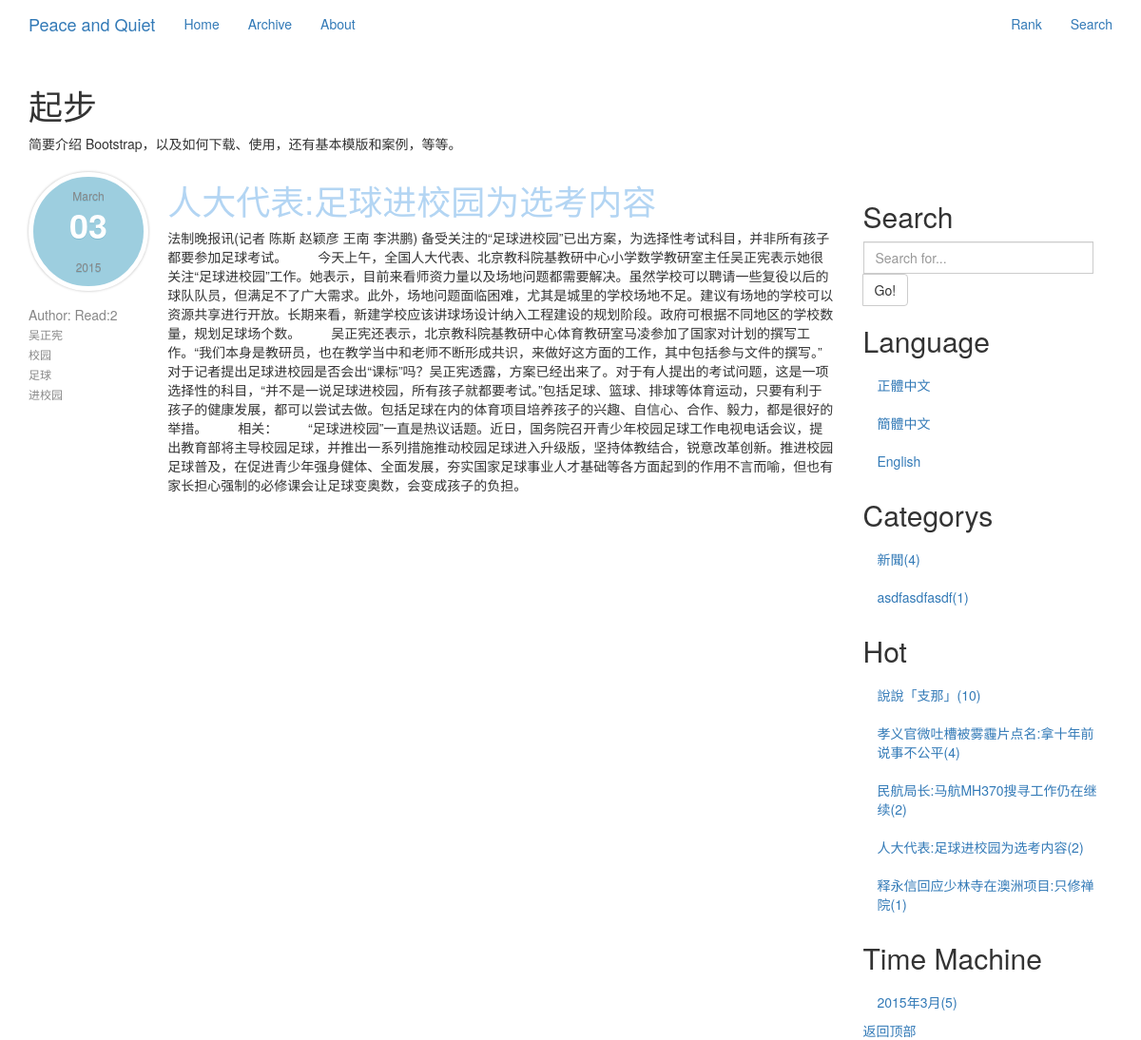
/archive/cb2b1a50e1/, run on the app's committed database.
### Blog/models.py (models this page shows, shortened)
class Blog(models.Model):
    title = models.CharField("標題", max_length=150, unique=True, null=False, blank=False)
    createTime = models.DateTimeField("創建時間", auto_now_add=True, auto_now=False)
    updateTime = models.DateTimeField("修改時間", auto_now_add=False, auto_now=True)
    body = models.TextField("內容")
    accessCount = models.IntegerField("瀏覽量", default=1, editable=False)
    category = models.ForeignKey('Category', verbose_name="分類集合", related_name='category')
    shortUrl = models.CharField("短URL", max_length=150, unique=True, null=False, blank=False, editable=False)
    tags = models.ManyToManyField('Tag', verbose_name="標籤集合", null=True, editable=False)
    tags.help_text = '標籤集合'

class Tag(models.Model):
    title = models.CharField('標籤', max_length=30, unique=True)
    shortUrl = models.CharField('短Url', max_length=150, unique=True, null=False, blank=False, editable=False)
    class Meta:
        ordering = ('title',)

class Category(models.Model):
    title = models.CharField('分類', max_length=30, unique=True)
    shortUrl = models.CharField("短URL", max_length=150, unique=True, null=False, blank=False, editable=False)
    class Meta:
        ordering = ('title',)

### Blog/views.py (the view)
# urls.py: url(r'^archive/(?P<shortUrl>\w+)/', 'Blog.views.archive', name='archive'),
def archive(request, shortUrl):
    post = get_object_or_404(Blog, shortUrl=shortUrl)
    post.accessCount += 1
    post.save()
    categorys = getCategorysAndNumber()
    hotPassages = Blog.objects.order_by('-accessCount')[:10]
    timeMachines = getTimeMachines()
    return render(request, 'archive.html',
                  {'post': post, 'categorys': categorys, 'hotPassages': hotPassages, 'timeMachines': timeMachines})

### Blog/views.py (called while the page is built)
def getCategorysAndNumber():
    showCategorys = []
    for i in Category.objects.all():
        showCategorys.append({'title': i.title, 'number': Blog.objects.filter(
            category__in=Category.objects.filter(title=i.title)).count(), 'shortUrl': i.shortUrl})
    showCategorys.sort(key=lambda x: x['number'], reverse=True)
    return showCategorys

def getTimeMachines():
    temporaryTimeMachines = {}
    for i in Blog.objects.all():
        key = (i.createTime.year, i.createTime.month)
        if key not in temporaryTimeMachines:
            temporaryTimeMachines.update({key: 1})
        else:
            temporaryTimeMachines[key] += 1
    timeMachines = []
    for i in temporaryTimeMachines.keys():
        timeMachines.append(
            {'title': "%s年%s月" % (i[0], i[1]), 'number': temporaryTimeMachines[i], 'year': i[0],
             'month': i[1]})
    return timeMachines

### template/archive.html (shortened to what this page needs)
{% extends 'base.html' %}
{% block content %}
    <div class="col-md-9" role="main">
        <div class="row">
            <div class="col-md-2" role="complementary">
                <nav class="visible-lg-inline-block">
                    <div class="title">
                        <aside class="entry-meta">
                            <time datetime="2012-06-17T18:05:54.000Z" class="post-date">
                                <span class="post-month">{{ post.createTime|date:"F" }}</span>
                                <strong class="post-day">{{ post.createTime|date:"d" }}</strong>
                                <span class="post-year">{{ post.createTime|date:"Y" }}</span>
                            </time>
                        </aside>
                        <span>Author:</span>
                        <span>Read:{{ post.accessCount }}</span>
                        {% for tag in post.tags.all %}
                            <li><a href="{% url 'tagView' shortUrl=tag.shortUrl %}">{{ tag.title }}</a></li>
                        {% endfor %}
                    </div>
                </nav>
            </div>
            <div class="col-md-10" role="main">
                <div class="title"><a href="{% url 'archive' shortUrl=post.shortUrl %}">
                    <h1>{{ post.title }}</h1>
                </a></div>
                <p>{{ post.body }}</p>
            </div>
        </div>
    </div>
    {% block rightSide %}
        {% include "rightSide.html" %}
    {% endblock %}
{% endblock %}

### template/rightSide.html (shortened to what this page needs)
<div class="col-md-3" role="complementary">
    <nav class="bs-docs-sidebar hidden-print hidden-xs hidden-sm affix-top">
        <ul class="nav bs-docs-sidenav">
            <li><a></a></li>
            <li><h2>Search</h2></li>
            <li>
                <div class="input-group">
                    <form action="{% url 'search' %}" method="post">
                        <input type="text" class="form-control" name="query" placeholder="Search for...">
                            <span class="input-group-btn">
                                <button class="btn btn-default" type="submit">Go!</button>
                            </span>
                    </form>
                </div>
            </li>
            <li><h2>Language</h2></li>
            <li><a href="#">正體中文</a></li>
            <li><a href="#">簡體中文</a></li>
            <li><a href="#">English</a></li>
            <li><h2>Categorys</h2></li>
            {% for category in categorys %}
                <li><a href="{% url 'category' shortUrl=category.shortUrl %}">{{ category.title }}({{ category.number }})</a>
                </li>
            {% endfor %}
            <li><h2>Hot</h2></li>
            {% for hotPassage in hotPassages %}
                <li>
                    <a href="{% url 'archive' shortUrl=hotPassage.shortUrl %}">{{ hotPassage.title }}({{ hotPassage.accessCount }})</a>
                </li>
            {% endfor %}
            <li><h2>Time Machine</h2></li>
            {% for timeMachine in timeMachines %}
                <li>
                    <a href="{% url 'timeMachine' year=timeMachine.year month=timeMachine.month %}">{{ timeMachine.title }}({{ timeMachine.number }})</a>
                </li>
            {% endfor %}
        </ul>
        <a class="back-to-top" href="#top">
            返回顶部
        </a>
    </nav>
</div>

### template/base.html (style rules this page uses)
.title span { color: #878787; }
.title li { list-style-type: none; }
.title a { color: #898989; font-size: 12px; line-height: 20px; text-align: center; text-decoration: none; -o-transition: color 0.5s linear; -webkit-transition: color 0.5s linear; -moz-transition: color 0.5s linear; transition: color 0.5s linear; }
.title a > h1 { color: #B3D5F3; text-align: left; text-decoration: none; -o-transition: color 0.5s linear; -webkit-transition: color 0.5s linear; -moz-transition: color 0.5s linear; transition: color 0.5s linear; }
.entry-meta { color: #878787; float: left; margin: 10px 20px 0 0; text-align: center; width: 125px; font-size: 12px; line-height: 20px }
.post-date { width: 56px; height: auto; float: left; text-align: center; margin-right: 20px; margin-bottom: 15px; display: block; background: #9dcedf; text-shadow: 0 1px #81bcd1; border-radius: 100px; -moz-border-radius: 100px; -webkit-border-radius: 100px; padding: 10px 30px; border: 4pt solid #fff; -moz-box-shadow: 0 0 3px #b7b7b7; -webkit-box-shadow: 0 0 3px #b7b7b7; box-shadow: 0 0 3px #b7b7b7; -webkit-box-sizing: content-box; -moz-box-sizing: content-box; box-sizing: content-box; }
.post-month { display: block; color: #fff }
.post-day, .post-year { display: block }
.post-day { font-size: 36px; color: #fff; margin: 10px 0 15px 0 }
.post-year { background: url("https://www.byvoid.com/images/post-meta-divider.png") top repeat-x; color: #fff; padding: 10px 0 0 0 }

### data on the page
Blog: createTime "March", createTime "03", createTime "2015", accessCount "2", title "人大代表:足球进校园为选考内容", body "法制晚报讯(记者 陈斯 赵颖彦 王南 李洪鹏) 备受关注的“足球进校园”已出方案，为选择性考试科目，并非所有孩子都要参加足球考试。 今天上午，全国人大代表、北京教科院基教研中心小学数学教研室主任吴正宪表示她很关注“足球进校园”工作。她表示，目前来看师资力量以及场地问题都需要解决。虽然学校可以聘请一些复役以后的球队队员，但满足不了广大需求。此外，场地问题面临困难，尤其是城里的学校场地不足。建议有场地的学校可以资源共享进行开放。长期来看，新建学校应该讲球场设计纳入工程建设的规划阶段。政府可根据不同地区的学校数量，规划足球场个数。 吴正宪还表示，北京教科院基教研中心体育教研室马凌参加了国家对计划的撰写工作。“我们本身是教研员，也在教学当中和老师不断形成共识，来做好这方面的工作，其中包括参与文件的撰写。”对于记者提出足球进校园是否会出“课标”吗？吴正宪透露，方案已经出来了。对于有人提出的考试问题，这是一项选择性的科目，“并不是一说足球进校园，所有孩子就都要考试。”包括足球、篮球、排球等体育运动，只要有利于孩子的健康发展，都可以尝试去做。包括足球在内的体育项目培养孩子的兴趣、自信心、合作、毅力，都是很好的举措。 相关： “足球进校园”一直是热议话题。近日，国务院召开青少年校园足球工作电视电话会议，提出教育部将主导校园足球，并推出一系列措施推动校园足球进入升级版，坚持体教结合，锐意改革创新。推进校园足球普及，在促进青少年强身健体、全面发展，夯实国家足球事业人才基础等各方面起到的作用不言而喻，但也有家长担心强制的必修课会让足球变奥数，会变成孩子的负担。"
Tag: title "吴正宪"
Tag: title "校园"
Tag: title "足球"
Tag: title "进校园"
Category: title "新聞"
Category: title "asdfasdfasdf"
Blog: title "說說「支那」", accessCount "10"
Blog: title "孝义官微吐槽被雾霾片点名:拿十年前说事不公平", accessCount "4"
Blog: title "民航局长:马航MH370搜寻工作仍在继续", accessCount "2"
Blog: title "释永信回应少林寺在澳洲项目:只修禅院", accessCount "1"

### other printed values
{{ category.number }} "4" "1"
{{ timeMachine.title }} "2015年3月"
{{ timeMachine.number }} "5"
